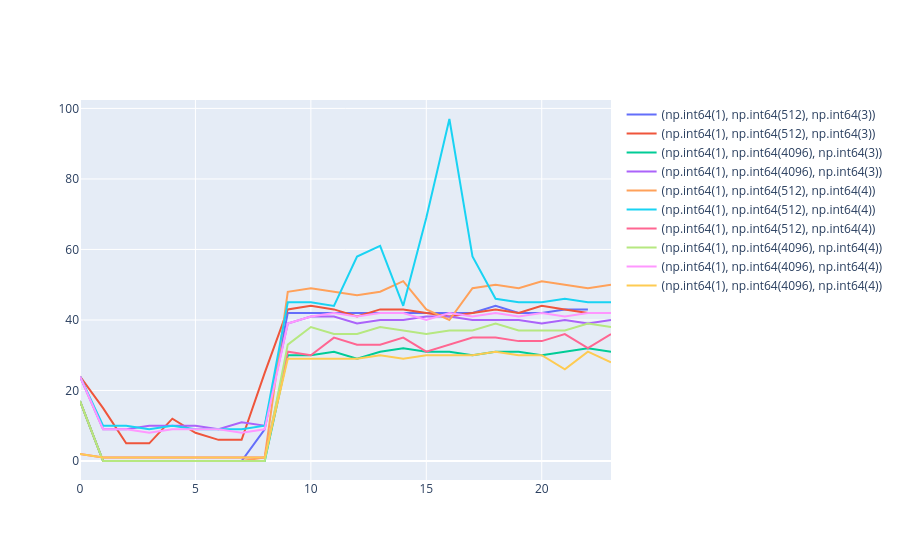

Source (notebook cell):
### Code cell
processed_cpu_usage = process_cpu_usage(benchmarks,np.array)
processed_cpu_usage.cpu_usage
fig= go.Figure()
for benchmark, df in processed_cpu_usage.groupby(["benchmark","role","vallen","num_peers"]):
    if benchmark[1] != 1:
        continue
    for row in df.itertuples():
        fig.add_trace(go.Scatter(y=row.cpu_usage,name=str(benchmark[1:4])))

fig

### Figure 1 — Plotly figure (JSON) as saved in the notebook; plotly's stock layout.template omitted (floating-point values rounded to 4 significant figures)
{"data": [{"name": "(np.int64(1), np.int64(512), np.int64(3))", "type": "scatter", "y": [17.0, 0.0, 0.0, 0.0, 0.0, 0.0, 0.0, 0.0, 9.0, 42.0, 42.0, 42.0, 42.0, 42.0, 42.0, 42.0, 42.0, 42.0, 44.0, 42.0, 42.0, 43.0, 43.0]}, {"name": "(np.int64(1), np.int64(512), np.int64(3))", "type": "scatter", "y": [24.0, 15.0, 5.0, 5.0, 12.0, 8.0, 6.0, 6.0, 25.0, 43.0, 44.0, 43.0, 41.0, 43.0, 43.0, 42.0, 41.0, 42.0, 43.0, 42.0, 44.0, 43.0, 42.0]}, {"name": "(np.int64(1), np.int64(4096), np.int64(3))", "type": "scatter", "y": [17.0, 0.0, 0.0, 0.0, 0.0, 0.0, 0.0, 0.0, 0.0, 30.0, 30.0, 31.0, 29.0, 31.0, 32.0, 31.0, 31.0, 30.0, 31.0, 31.0, 30.0, 31.0, 32.0, 31.0]}, {"name": "(np.int64(1), np.int64(4096), np.int64(3))", "type": "scatter", "y": [24.0, 9.0, 9.0, 10.0, 10.0, 10.0, 9.0, 11.0, 10.0, 39.0, 41.0, 41.0, 39.0, 40.0, 40.0, 41.0, 41.0, 40.0, 40.0, 40.0, 39.0, 40.0, 39.0, 40.0]}, {"name": "(np.int64(1), np.int64(512), np.int64(4))", "type": "scatter", "y": [17.0, 0.0, 0.0, 0.0, 0.0, 0.0, 0.0, 0.0, 1.0, 48.0, 49.0, 48.0, 47.0, 48.0, 51.0, 43.0, 40.0, 49.0, 50.0, 49.0, 51.0, 50.0, 49.0, 50.0]}, {"name": "(np.int64(1), np.int64(512), np.int64(4))", "type": "scatter", "y": [24.0, 10.0, 10.0, 9.0, 10.0, 9.0, 9.0, 9.0, 10.0, 45.0, 45.0, 44.0, 58.0, 61.0, 44.0, 69.0, 97.0, 58.0, 46.0, 45.0, 45.0, 46.0, 45.0, 45.0]}, {"name": "(np.int64(1), np.int64(512), np.int64(4))", "type": "scatter", "y": [2.0, 1.0, 1.0, 1.0, 1.0, 1.0, 1.0, 1.0, 1.0, 31.0, 30.0, 35.0, 33.0, 33.0, 35.0, 31.0, 33.0, 35.0, 35.0, 34.0, 34.0, 36.0, 32.0, 36.0]}, {"name": "(np.int64(1), np.int64(4096), np.int64(4))", "type": "scatter", "y": [17.0, 0.0, 0.0, 0.0, 0.0, 0.0, 0.0, 0.0, 0.0, 33.0, 38.0, 36.0, 36.0, 38.0, 37.0, 36.0, 37.0, 37.0, 39.0, 37.0, 37.0, 37.0, 39.0, 38.0]}, {"name": "(np.int64(1), np.int64(4096), np.int64(4))", "type": "scatter", "y": [24.0, 9.0, 9.0, 8.0, 9.0, 9.0, 9.0, 8.0, 9.0, 39.0, 41.0, 42.0, 41.0, 42.0, 42.0, 40.0, 42.0, 41.0, 42.0, 41.0, 42.0, 41.0, 42.0, 42.0]}, {"name": "(np.int64(1), np.int64(4096), np.int64(4))", "type": "scatter", "y": [2.0, 1.0, 1.0, 1.0, 1.0, 1.0, 1.0, 1.0, 1.0, 29.0, 29.0, 29.0, 29.0, 30.0, 29.0, 30.0, 30.0, 30.0, 31.0, 30.0, 30.0, 26.0, 31.0, 28.0]}], "layout": {}}
